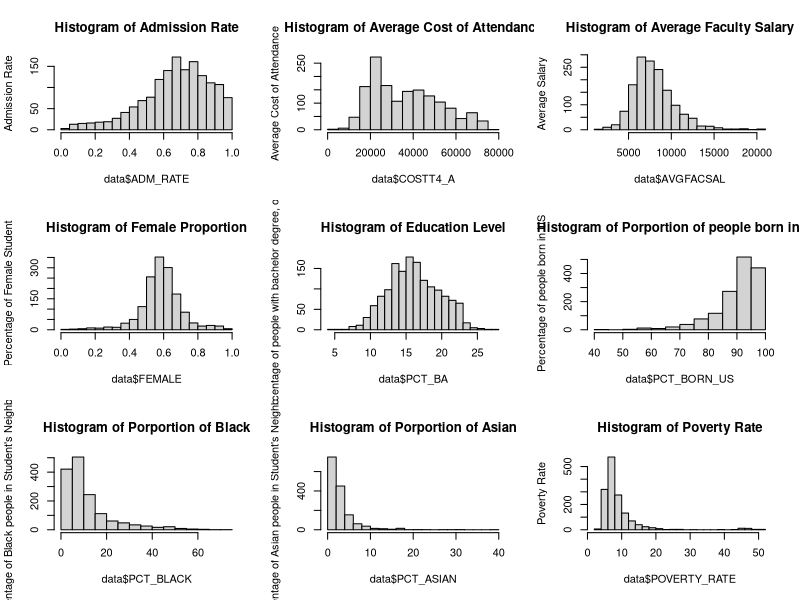
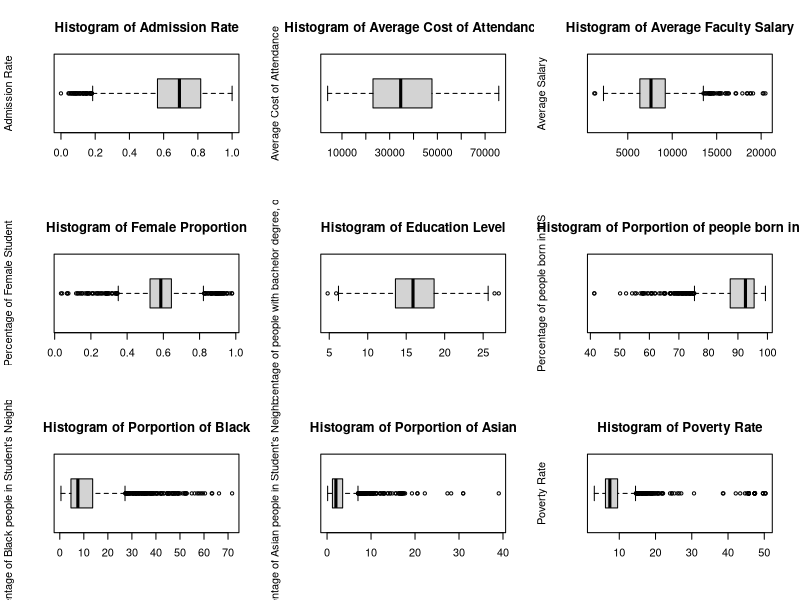
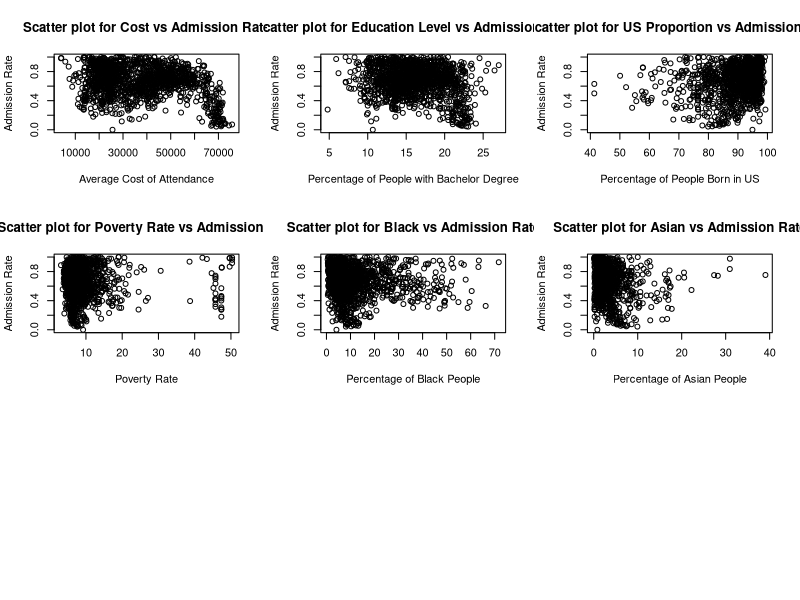

Here is the R script that generated these plots, in order:
## ---- chunk 1
knitr::opts_chunk$set(echo = TRUE)
## ---- chunk 2
data <- read.csv("Video_project_dataset.csv")
data$REGION_1 = ifelse(data$REGION==1, 1, 0)
data$REGION_2 = ifelse(data$REGION==2, 1, 0)
data$REGION_3 = ifelse(data$REGION==3, 1, 0)
data$REGION_4 = ifelse(data$REGION==4, 1, 0)
data$REGION_5 = ifelse(data$REGION==5, 1, 0)
data$REGION_6 = ifelse(data$REGION==6, 1, 0)
data$REGION_7 = ifelse(data$REGION==7, 1, 0)
data$REGION_8 = ifelse(data$REGION==8, 1, 0)
data$REGION_9 = ifelse(data$REGION==9, 1, 0)
data$CONTROL_1 = ifelse(data$CONTROL==1, 1, 0)
data$CONTROL_2 = ifelse(data$CONTROL==2, 1, 0)
data$CONTROL_3 = ifelse(data$CONTROL==3, 1, 0)
summary(data)
## ---- chunk 3
par(mfrow=c(3,3))
hist(data$ADM_RATE, main="Histogram of Admission Rate", ylab="Admission Rate", breaks=20)
hist(data$COSTT4_A, main="Histogram of Average Cost of Attendance", ylab="Average Cost of Attendance",breaks=20)
hist(data$AVGFACSAL, main="Histogram of Average Faculty Salary", ylab="Average Salary",breaks=20)
hist(data$FEMALE, main="Histogram of Female Proportion", ylab="Percentage of Female Student",breaks=20)
hist(data$PCT_BA, main="Histogram of Education Level", ylab="Percentage of people with bachelor degree, over 25",breaks=20)
hist(data$PCT_BORN_US, main="Histogram of Porportion of people born in US", ylab="Percentage of people born in US",breaks=20)
hist(data$PCT_BLACK, main="Histogram of Porportion of Black", ylab="Percentage of Black people in Student's Neighbourhood",breaks=20)
hist(data$PCT_ASIAN, main="Histogram of Porportion of Asian", ylab="Percentage of Asian people in Student's Neighbourhood",breaks=20)
hist(data$POVERTY_RATE, main="Histogram of Poverty Rate", ylab="Poverty Rate",breaks=20)
## ---- chunk 4
par(mfrow=c(3,3))
boxplot(data$ADM_RATE, main="Histogram of Admission Rate", ylab="Admission Rate", horizontal=TRUE)
boxplot(data$COSTT4_A, main="Histogram of Average Cost of Attendance", ylab="Average Cost of Attendance",horizontal=TRUE)
boxplot(data$AVGFACSAL, main="Histogram of Average Faculty Salary", ylab="Average Salary",horizontal=TRUE)
boxplot(data$FEMALE, main="Histogram of Female Proportion", ylab="Percentage of Female Student",horizontal=TRUE)
boxplot(data$PCT_BA, main="Histogram of Education Level", ylab="Percentage of people with bachelor degree, over 25",horizontal=TRUE)
boxplot(data$PCT_BORN_US, main="Histogram of Porportion of people born in US", ylab="Percentage of people born in US",horizontal=TRUE)
boxplot(data$PCT_BLACK, main="Histogram of Porportion of Black", ylab="Percentage of Black people in Student's Neighbourhood",horizontal=TRUE)
boxplot(data$PCT_ASIAN, main="Histogram of Porportion of Asian", ylab="Percentage of Asian people in Student's Neighbourhood",horizontal=TRUE)
boxplot(data$POVERTY_RATE, main="Histogram of Poverty Rate", ylab="Poverty Rate",horizontal=TRUE)
## ---- chunk 5
plot(x=data$COSTT4_A,y=data$ADM_RATE,xlab="Average Cost of Attendance", ylab="Admission Rate", main="Scatter plot for Cost vs Admission Rate")
plot(x=data$PCT_BA,y=data$ADM_RATE,xlab="Percentage of People with Bachelor Degree", ylab="Admission Rate", main="Scatter plot for Education Level vs Admission Rate")
plot(x=data$PCT_BORN_US,y=data$ADM_RATE,xlab="Percentage of People Born in US", ylab="Admission Rate", main="Scatter plot for US Proportion vs Admission Rate")
plot(x=data$POVERTY_RATE,y=data$ADM_RATE,xlab="Poverty Rate", ylab="Admission Rate", main="Scatter plot for Poverty Rate vs Admission Rate")
plot(x=data$PCT_BLACK,y=data$ADM_RATE,xlab="Percentage of Black People", ylab="Admission Rate", main="Scatter plot for Black vs Admission Rate")
plot(x=data$PCT_ASIAN,y=data$ADM_RATE,xlab="Percentage of Asian People", ylab="Admission Rate", main="Scatter plot for Asian vs Admission Rate")
## ---- chunk 6
mod1 <- lm(ADM_RATE ~ CONTROL_1+COSTT4_A+AVGFACSAL+FEMALE+PCT_WHITE+PCT_ASIAN+POVERTY_RATE+CONTROL_1*FEMALE+CONTROL_1*PCT_ASIAN, data=data)
summary(mod1)
